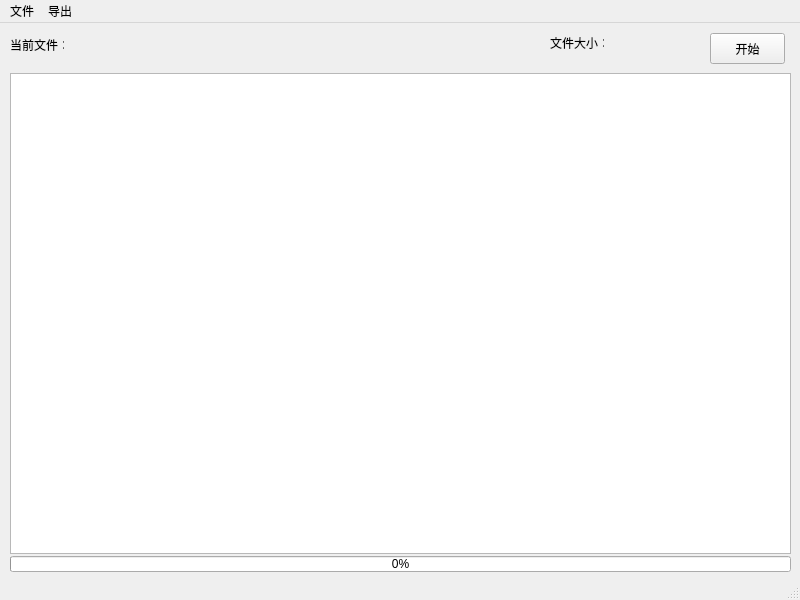
<?xml version="1.0" encoding="UTF-8"?>
<ui version="4.0">
 <class>MainWindow</class>
 <widget class="QMainWindow" name="MainWindow">
  <property name="geometry">
   <rect>
    <x>0</x>
    <y>0</y>
    <width>800</width>
    <height>600</height>
   </rect>
  </property>
  <property name="windowTitle">
   <string>WRT - whisper realtime translator</string>
  </property>
  <property name="documentMode">
   <bool>true</bool>
  </property>
  <widget class="QWidget" name="centralwidget">
   <widget class="QLabel" name="filePath">
    <property name="geometry">
     <rect>
      <x>90</x>
      <y>10</y>
      <width>421</width>
      <height>21</height>
     </rect>
    </property>
    <property name="text">
     <string/>
    </property>
   </widget>
   <widget class="QLabel" name="label">
    <property name="geometry">
     <rect>
      <x>10</x>
      <y>12</y>
      <width>54</width>
      <height>20</height>
     </rect>
    </property>
    <property name="text">
     <string>当前文件：</string>
    </property>
   </widget>
   <widget class="QPushButton" name="startButton">
    <property name="geometry">
     <rect>
      <x>710</x>
      <y>10</y>
      <width>75</width>
      <height>31</height>
     </rect>
    </property>
    <property name="text">
     <string>开始</string>
    </property>
   </widget>
   <widget class="QPlainTextEdit" name="plainTextEdit">
    <property name="geometry">
     <rect>
      <x>10</x>
      <y>50</y>
      <width>781</width>
      <height>481</height>
     </rect>
    </property>
    <property name="readOnly">
     <bool>true</bool>
    </property>
   </widget>
   <widget class="QLabel" name="label_2">
    <property name="geometry">
     <rect>
      <x>550</x>
      <y>10</y>
      <width>54</width>
      <height>20</height>
     </rect>
    </property>
    <property name="text">
     <string>文件大小：</string>
    </property>
   </widget>
   <widget class="QLabel" name="fileSize">
    <property name="geometry">
     <rect>
      <x>610</x>
      <y>10</y>
      <width>81</width>
      <height>21</height>
     </rect>
    </property>
    <property name="text">
     <string/>
    </property>
   </widget>
   <widget class="QProgressBar" name="progressBar">
    <property name="geometry">
     <rect>
      <x>10</x>
      <y>533</y>
      <width>781</width>
      <height>16</height>
     </rect>
    </property>
    <property name="value">
     <number>0</number>
    </property>
   </widget>
  </widget>
  <widget class="QMenuBar" name="menubar">
   <property name="geometry">
    <rect>
     <x>0</x>
     <y>0</y>
     <width>800</width>
     <height>23</height>
    </rect>
   </property>
   <widget class="QMenu" name="chooseMenu">
    <property name="toolTip">
     <string>打开视频/音频文件</string>
    </property>
    <property name="title">
     <string>文件</string>
    </property>
    <property name="icon">
     <iconset>
      <normaloff>icons/folder-smiley.png</normaloff>icons/folder-smiley.png</iconset>
    </property>
    <property name="toolTipsVisible">
     <bool>true</bool>
    </property>
   </widget>
   <widget class="QMenu" name="helpMenu">
    <property name="toolTip">
     <string>导出文本</string>
    </property>
    <property name="title">
     <string>导出</string>
    </property>
    <property name="icon">
     <iconset>
      <normaloff>icons/question.png</normaloff>icons/question.png</iconset>
    </property>
    <property name="toolTipsVisible">
     <bool>true</bool>
    </property>
   </widget>
   <addaction name="chooseMenu"/>
   <addaction name="helpMenu"/>
  </widget>
  <widget class="QStatusBar" name="statusbar"/>
 </widget>
 <resources/>
 <connections/>
</ui>
